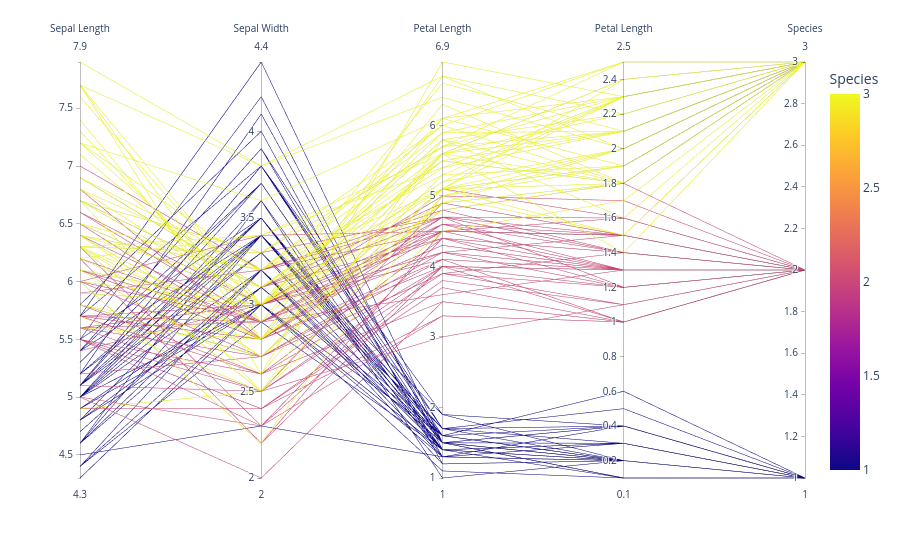

Notebook cell for this chart:
### Code cell
df = px.data.iris()
fig = px.parallel_coordinates(df, color = "species_id", labels = {"species_id": "Species",
                "sepal_width": "Sepal Width", "sepal_length": "Sepal Length",
                "petal_width": "Petal Length", "petal_length": "Petal Length",},
                  color_continuous_scale = None, color_continuous_midpoint = 2)
fig.show()

### Figure 1 — Plotly figure (JSON) as saved in the notebook; plotly's stock layout.template omitted (floating-point values rounded to 4 significant figures; data arrays with more than 128 entries replaced by an {"elided": "..."} marker saying what was removed)
{"data": [{"dimensions": [{"label": "Sepal Length", "values": {"elided": "150 float values"}}, {"label": "Sepal Width", "values": {"elided": "150 float values"}}, {"label": "Petal Length", "values": {"elided": "150 float values"}}, {"label": "Petal Length", "values": {"elided": "150 float values"}}, {"label": "Species", "values": {"elided": "150 int values"}}], "domain": {"x": [0, 1], "y": [0, 1]}, "line": {"color": {"elided": "150 int values"}, "coloraxis": "coloraxis"}, "name": "", "type": "parcoords"}], "layout": {"coloraxis": {"cmid": 2, "colorbar": {"title": {"text": "Species"}}, "colorscale": [[0, "#0d0887"], [0.1111, "#46039f"], [0.2222, "#7201a8"], [0.3333, "#9c179e"], [0.4444, "#bd3786"], [0.5556, "#d8576b"], [0.6667, "#ed7953"], [0.7778, "#fb9f3a"], [0.8889, "#fdca26"], [1, "#f0f921"]]}, "legend": {"tracegroupgap": 0}, "margin": {"t": 60}}}
